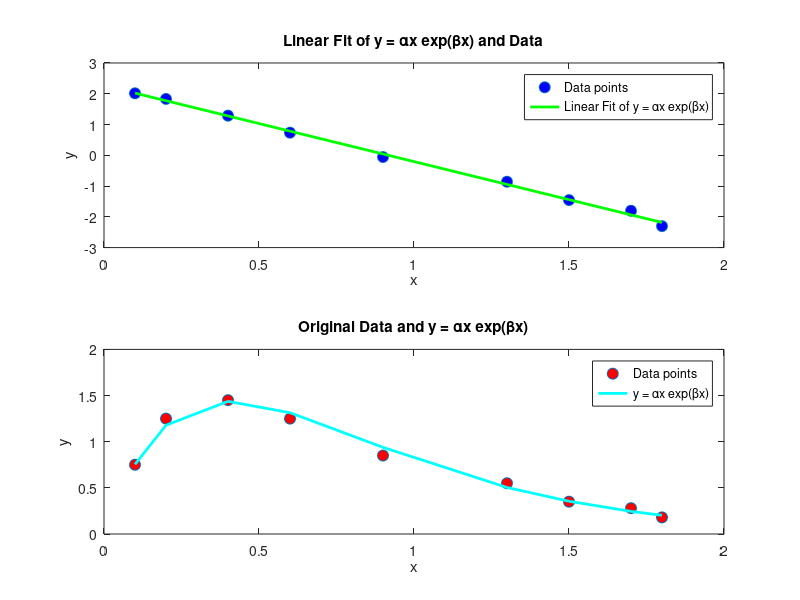

This figure's MATLAB source:
%Brian Ibitoye
%21085455

x = [0.1 0.2 0.4 0.6 0.9 1.3 1.5 1.7 1.8];
y = [0.75 1.25 1.45 1.25 0.85 0.55 0.35 0.28 0.18];

w = log(y./x);
p = polyfit(x,w,1);


b0 = p(2); %ln(alpha)
beta = p(1); %beta

alpha = exp(b0);

fprintf('alpha: %.4f\nbeta: %.4f\n', alpha, beta);

figure

% Linear fit and data
subplot(2,1,1);
plot(x, log(y./x), 'o', 'MarkerFaceColor', 'b', 'MarkerSize', 8); % Data points
hold on;
y_fit_linear = polyval(p, x);

plot(x, y_fit_linear, 'r-', 'LineWidth', 2, 'Color','green');
xlabel('x');
ylabel('y');
title('Linear Fit of y = αx exp(βx) and Data');
legend('Data points', 'Linear Fit of y = αx exp(βx)');

% Original data and y = αx exp(βx)
subplot(2,1,2);
plot(x, y, 'o', 'MarkerFaceColor', 'red', 'MarkerSize', 8); % Data points
hold on;
y_original = alpha.*x.*exp(beta.*x);
plot(x, y_original, 'r-', 'LineWidth', 2, 'Color', 'cyan'); 
xlabel('x');
ylabel('y');
title('Original Data and y = αx exp(βx)'); %
legend('Data points', 'y = αx exp(βx)');
